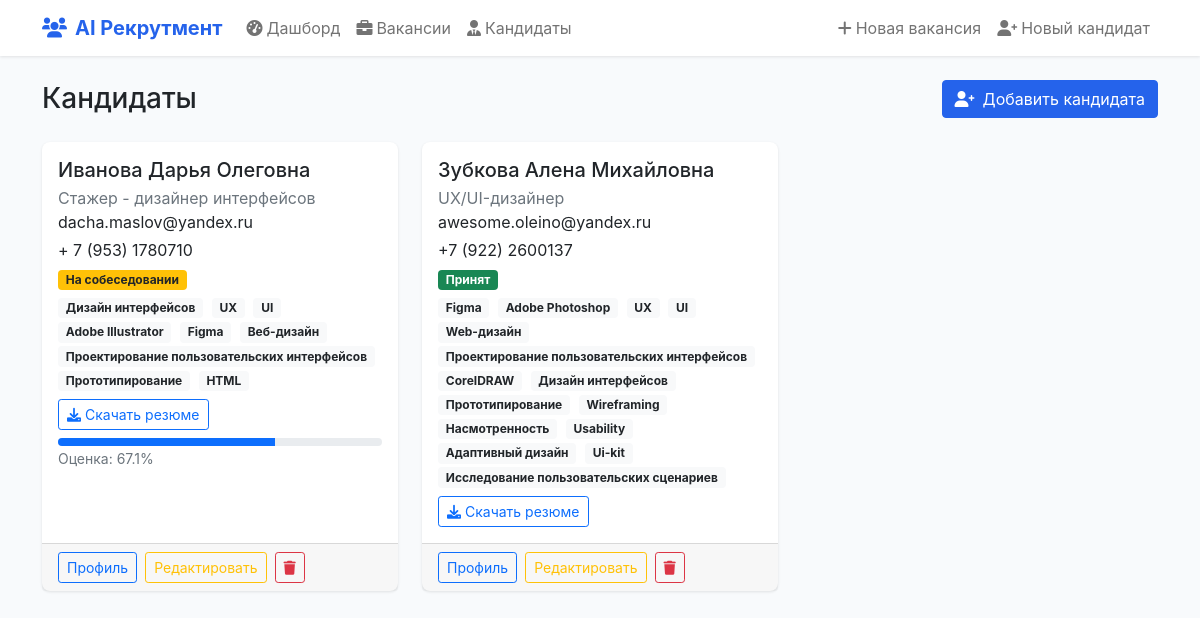
The page /candidates on the database its author committed.
### tables this page shows
CREATE TABLE cvs
(
    id                  integer PRIMARY KEY autoincrement,
    fk_cpi_id           integer,
    fk_p_id             integer,
    fk_cc_id            integer,
    skills              text,
    skills_technologies text,
    FOREIGN KEY (fk_cpi_id) REFERENCES cv_personal_info (id),
    FOREIGN KEY (fk_p_id) REFERENCES preferences (id),
    FOREIGN KEY (fk_cc_id) REFERENCES cv_contacts (id)
);

CREATE TABLE cv_personal_info
(
    id         integer PRIMARY KEY autoincrement,
    name       text,
    age        integer,
    location   text,
    relocation text
);

CREATE TABLE preferences
(
    id               integer PRIMARY KEY autoincrement,
    desired_position text,
    employment_type  text,
    desired_salary   integer
);

CREATE TABLE cv_contacts
(
    id    integer PRIMARY KEY autoincrement,
    phone text,
    email text,
    telegram text
);

CREATE TABLE cv_files (cv_id INTEGER, file_path TEXT, status TEXT, interview_datetime TEXT, PRIMARY KEY(cv_id));

### app.py (the view)
@app.route('/candidates')
def candidates():
    return render_template('candidates.html', candidates=get_candidates())

### app.py (called while the page is built)
def get_db_connection():
    conn = sqlite3.connect(DB_PATH)
    conn.row_factory = sqlite3.Row
    return conn

### templates/candidates.html (shortened to what this page needs)
{% extends "base.html" %}
{% block content %}
<div class="row mb-4">
    <div class="col-12 d-flex justify-content-between align-items-center">
        <h1 class="h3 mb-0">Кандидаты</h1>
        <a href="{{ url_for('new_candidate') }}" class="btn btn-primary">
            <i class="fas fa-user-plus me-2"></i>Добавить кандидата
        </a>
    </div>
</div>
<div class="row">
    {% for candidate in candidates %}
    <div class="col-md-6 col-lg-4 mb-3">
        <div class="card h-100">
            <div class="card-body">
                <h5 class="card-title mb-1">{{ candidate.name }}</h5>
                <p class="text-muted mb-0">{{ candidate.desired_position }}</p>
                <p class="mb-1">{{ candidate.email }}</p>
                <p class="mb-1">{{ candidate.phone }}</p>
                <p class="mb-1">
                    <span class="badge
                        {% if candidate.status == 'new' %}bg-secondary
                        {% elif candidate.status == 'На собеседовании' %}bg-warning text-dark
                        {% elif candidate.status == 'Принят' %}bg-success
                        {% elif candidate.status == 'Отклонено' %}bg-danger
                        {% else %}bg-light text-dark
                        {% endif %}">
                        {% if candidate.status == 'new' %}Новый
                        {% else %}{{ candidate.status }}
                        {% endif %}
                    </span>
                </p>
                <div class="mb-2">
                    {% for skill in candidate.skills %}
                    <span class="badge bg-light text-dark me-1">{{ skill }}</span>
                    {% endfor %}
                </div>
                {% if candidate.resume_path %}
                <a href="{{ url_for('download_candidate_resume', candidate_id=candidate.id) }}" class="btn btn-sm btn-outline-primary">
                    <i class="fas fa-download me-1"></i>Скачать резюме
                </a>
                {% endif %}
                {% if candidate.matching_score is not none %}
                <div class="progress mt-2" style="height: 8px;">
                    <div class="progress-bar" style="width: {{ candidate.matching_score }}%"></div>
                </div>
                <small class="text-muted">Оценка: {{ candidate.matching_score }}%</small>
                {% endif %}
            </div>
            <div class="card-footer d-flex gap-2">
                <a href="{{ url_for('candidate_detail', candidate_id=candidate.id) }}" class="btn btn-sm btn-outline-primary">Профиль</a>
                <a href="{{ url_for('edit_candidate', candidate_id=candidate.id) }}" class="btn btn-sm btn-outline-warning">Редактировать</a>
                <form action="{{ url_for('delete_candidate', candidate_id=candidate.id) }}" method="post" style="display:inline;">
                    <button type="submit" class="btn btn-sm btn-outline-danger" title="Удалить" onclick="return confirm('Вы уверены, что хотите удалить кандидата?');">
                        <i class="fas fa-trash"></i>
                    </button>
                </form>
            </div>
        </div>
    </div>
    {% endfor %}
</div>
{% endblock %}

### templates/base.html (shortened to what this page needs)
<!DOCTYPE html>
<html lang="ru">
<head>
    <link href="https://cdn.jsdelivr.net/npm/bootstrap@5.1.3/dist/css/bootstrap.min.css" rel="stylesheet">
    <link href="https://cdnjs.cloudflare.com/ajax/libs/font-awesome/6.0.0/css/all.min.css" rel="stylesheet">
</head>
<body>
    <nav class="navbar navbar-expand-lg navbar-light">
        <div class="container">
            <a class="navbar-brand" href="{{ url_for('index') }}">
                <i class="fas fa-users me-2"></i>AI Рекрутмент
            </a>
            <div class="collapse navbar-collapse" id="navbarNav">
                <ul class="navbar-nav me-auto">
                    <li class="nav-item">
                        <a class="nav-link" href="{{ url_for('index') }}">
                            <i class="fas fa-tachometer-alt me-1"></i>Дашборд
                        </a>
                    </li>
                    <li class="nav-item">
                        <a class="nav-link" href="{{ url_for('vacancies') }}">
                            <i class="fas fa-briefcase me-1"></i>Вакансии
                        </a>
                    </li>
                    <li class="nav-item">
                        <a class="nav-link" href="{{ url_for('candidates') }}">
                            <i class="fas fa-user-tie me-1"></i>Кандидаты
                        </a>
                    </li>
                </ul>
                <div class="navbar-nav">
                    <a class="nav-link" href="{{ url_for('new_vacancy') }}">
                        <i class="fas fa-plus me-1"></i>Новая вакансия
                    </a>
                    <a class="nav-link" href="{{ url_for('new_candidate') }}">
                        <i class="fas fa-user-plus me-1"></i>Новый кандидат
                    </a>
                </div>
            </div>
        </div>
    </nav>
    <main class="container mt-4">
        {% block content %}{% endblock %}
    </main>
</body>
</html>

### templates/base.html (style rules this page uses)
:root { --primary-color: #2563eb; --secondary-color: #64748b; --success-color: #10b981; --warning-color: #f59e0b; --danger-color: #ef4444; --light-bg: #f8fafc; --border-color: #e2e8f0; }
body { background-color: var(--light-bg); font-family: 'Inter', -apple-system, BlinkMacSystemFont, sans-serif; }
.navbar { background: white; box-shadow: 0 1px 3px rgba(0,0,0,0.1); }
.navbar-brand { font-weight: 700; color: var(--primary-color) !important; }
.card { border: none; box-shadow: 0 1px 3px rgba(0,0,0,0.1); border-radius: 8px; }
.btn-primary { background-color: var(--primary-color); border-color: var(--primary-color); }

### rows shown on the page
cvs: name "Иванова Дарья Олеговна", desired_position "Стажер - дизайнер интерфейсов", email "dacha.maslov@yandex.ru", phone "+ 7 (953) 1780710", status "На собеседовании", skills "Дизайн интерфейсов" "UX" "UI" "Adobe Illustrator" "Figma" "Веб-дизайн" "Проектирование пользовательских интерфейсов" "Прототипирование" "HTML", matching_score "67.1"
cvs: name "Зубкова Алена Михайловна", desired_position "UX/UI-дизайнер", email "awesome.oleino@yandex.ru", phone "+7 (922) 2600137", status "Принят", skills "Figma" "Adobe Photoshop" "UX" "UI" "Web-дизайн" "Проектирование пользовательских интерфейсов" "CoreIDRAW" "Дизайн интерфейсов" "Прототипирование" "Wireframing" "Насмотренность" "Usability" "Адаптивный дизайн" "Ui-kit" "Исследование пользовательских сценариев"
